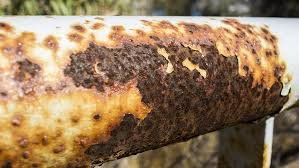
#> input picture CorossionDetection_Computer_Vision/mtb_images/sample/7.jpg, 299 x 168 px
$ python glcm_features.py   (older library calls are emulated)
#> lines starting #> are read from the running program, lines starting #| are printed output that depends on the picture
"""
https://scikit-image.org/docs/dev/auto_examples/features_detection/plot_glcm.html

skimage.feature.greycomatrix(image, distances, angles, levels=None, symmetric=False, normed=False)
distances - List of pixel pair distance offsets.
angles - List of pixel pair angles in radians.

skimage.feature.greycoprops(P, prop)
prop: The property of the GLCM to compute.
{‘contrast’, ‘dissimilarity’, ‘homogeneity’, ‘energy’, ‘correlation’, ‘ASM’}

"""

import matplotlib.pyplot as plt

from skimage.feature import greycomatrix, greycoprops
from skimage import io
import cv2
import numpy as np

PATCH_SIZE = 35

image = io.imread('mtb_images/sample/7.jpg')
#> image is the input picture: shape (168, 299, 3); mean R, G, B 149.7, 122.4, 91.8
image = cv2.cvtColor(image, cv2.COLOR_BGR2GRAY)
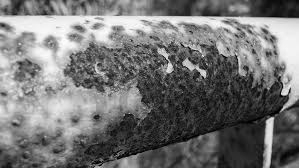
#> image: shape (168, 299); min 0, max 254, mean 116.4
plt.imshow(image, cmap='gray')
print (image)
#> (printed output is left out)
#Full image
GLCM = greycomatrix(image, [1], [0, np.pi/4, np.pi/2, 3*np.pi/4])
a= greycoprops(GLCM, 'energy')[0, 0]
#> a = 0.0126

# select some patches from grassy areas of the image
cell_locations = [(80, 187), (85, 248), (85, 220), (80, 170)]
cell_patches = []
for loc in cell_locations:
    cell_patches.append(image[loc[0]:loc[0] + PATCH_SIZE,
                               loc[1]:loc[1] + PATCH_SIZE])
#> after the loop, cell_patches = 4 items

# select some patches from sky areas of the image
scratch_locations = [(28, 265), (3, 33), (58, 275), (3, 105)]
scratch_patches = []
for loc in scratch_locations:
    scratch_patches.append(image[loc[0]:loc[0] + PATCH_SIZE,
                             loc[1]:loc[1] + PATCH_SIZE])
#> after the loop, scratch_patches = 4 items

# compute some GLCM properties each patch
diss_sim = []
corr = []
homogen = []
energy = []
contrast = []
for count, patch in enumerate (cell_patches + scratch_patches):
    #print ("count is ", count, patch)
    glcm = greycomatrix(patch, distances=[5], angles=[0], levels=256 ,symmetric=True, normed=True)
    diss_sim.append(greycoprops(glcm, 'dissimilarity')[0, 0])  # [0,0] to convert array to value
    corr.append(greycoprops(glcm, 'correlation')[0, 0])
    homogen.append(greycoprops(glcm, 'homogeneity')[0, 0])
    energy.append(greycoprops(glcm, 'energy')[0, 0])
    contrast.append(greycoprops(glcm, 'contrast')[0, 0])
#> this loop made 8 passes
#> after the loop, contrast = [585.8, 1679.7, 495.5, 675.1, 2044.8, 953.9, 4452.4, 1250.3]; corr = [0.111, 0.172, 0.0328, 0.126, 0.592, 0.874, 0.412, 0.731]; diss_sim = [19.28, 27.63, 17.19, 20.87, 26.09, 19.54, 46.63, 24.02]; energy = [0.0277, 0.0262, 0.0294, 0.0267, 0.0851, 0.043, 0.0339, 0.0295]; homogen = [0.0472, 0.0453, 0.0601, 0.04, 0.253, 0.154, 0.0728, 0.0964]


# OPTIONAL PLOTTING for Visualization of points and patches
# create the figure
fig = plt.figure(figsize=(8, 8))

# display original image with locations of patches
ax = fig.add_subplot(3, 2, 1)
ax.imshow(image, cmap=plt.cm.gray,
          vmin=0, vmax=255)
for (y, x) in cell_locations:
    ax.plot(x + PATCH_SIZE / 2, y + PATCH_SIZE / 2, 'gs')
for (y, x) in scratch_locations:
    ax.plot(x + PATCH_SIZE / 2, y + PATCH_SIZE / 2, 'bs')
ax.set_xlabel('Original Image')
ax.set_xticks([])
ax.set_yticks([])
ax.axis('image')

# for each patch, plot (dissimilarity, correlation)
ax = fig.add_subplot(3, 2, 2)
ax.plot(diss_sim[:len(cell_patches)], corr[:len(cell_patches)], 'go',
        label='Cells')
ax.plot(diss_sim[len(cell_patches):], corr[len(cell_patches):], 'bo',
        label='Scratch')
ax.set_xlabel('GLCM Dissimilarity')
ax.set_ylabel('GLCM Correlation')
ax.legend()

# display the image patches
for i, patch in enumerate(cell_patches):
    ax = fig.add_subplot(3, len(cell_patches), len(cell_patches)*1 + i + 1)
    ax.imshow(patch, cmap=plt.cm.gray,
              vmin=0, vmax=255)
    ax.set_xlabel('Cells %d' % (i + 1))
#> this loop made 4 passes

for i, patch in enumerate(scratch_patches):
    ax = fig.add_subplot(3, len(scratch_patches), len(scratch_patches)*2 + i + 1)
    ax.imshow(patch, cmap=plt.cm.gray,
              vmin=0, vmax=255)
    ax.set_xlabel('Scratch %d' % (i + 1))


# display the patches and plot
fig.suptitle('Grey level co-occurrence matrix features', fontsize=14, y=1.05)
plt.tight_layout()
plt.show()
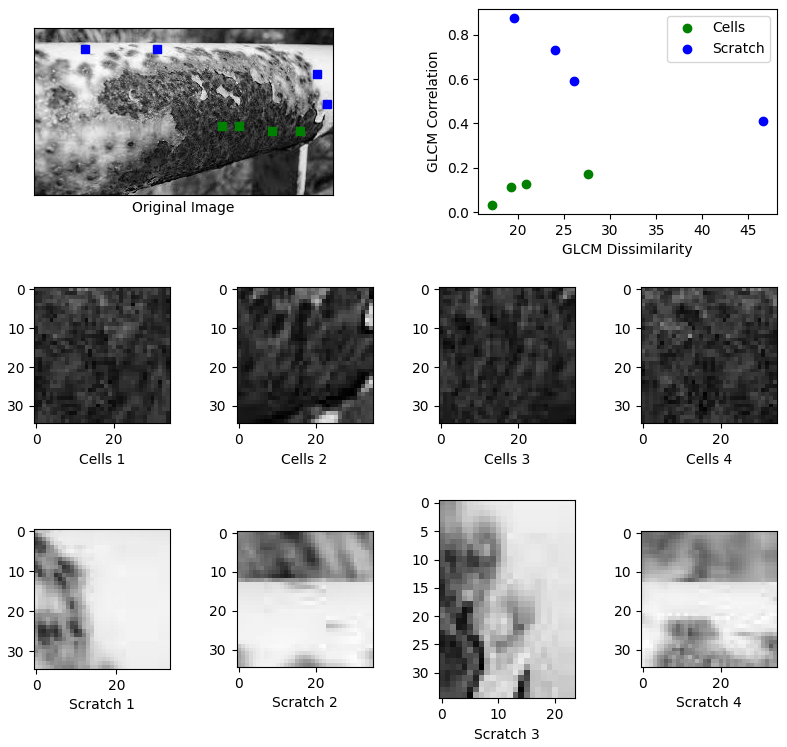
#> figure drawn by matplotlib, 10 panels

$ run again, with CorossionDetection_Computer_Vision/mtb_images/sample/7_seg.jpg copied over CorossionDetection_Computer_Vision/mtb_images/sample/7.jpg
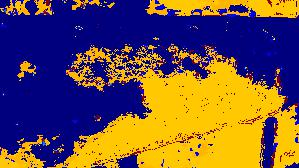
#> input picture CorossionDetection_Computer_Vision/mtb_images/sample/7_seg.jpg, 299 x 168 px
#> image is the input picture: shape (168, 299, 3); mean R, G, B 107.6, 81.9, 77.4
#> `image = cv2.cvtColor(image, cv2.COLOR_BGR2GRAY)`:
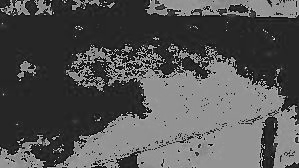
#> image: shape (168, 299); min 0, max 237, mean 83.5
#> (printed output is left out)
#> a = 0.21
#> after the loop `for loc in cell_locations:`: cell_patches = 4 items
#> the loop `for count, patch in enumerate (cell_patches + scratch_patches): #print..` made 8 passes
#> after the loop `for count, patch in enumerate (cell_patches + scratch_patches):`: contrast = [474.7, 3559.2, 375.6, 511, 371.9, 1930.8, 1265.6, 503.8]; corr = [-0.0165, 0.117, 0.117, -0.0323, -0.00123, 0.302, 0.143, 0.025]; diss_sim = [9.12, 34.9, 7.67, 9.3, 4.42, 18.38, 13.61, 5.55]; energy = [0.153, 0.0378, 0.26, 0.138, 0.347, 0.544, 0.39, 0.462]; homogen = [0.273, 0.0812, 0.386, 0.262, 0.526, 0.6, 0.468, 0.592]
#> the loop `for i, patch in enumerate(cell_patches):` made 4 passes
#> the loop `for i, patch in enumerate(scratch_patches):` made 4 passes
